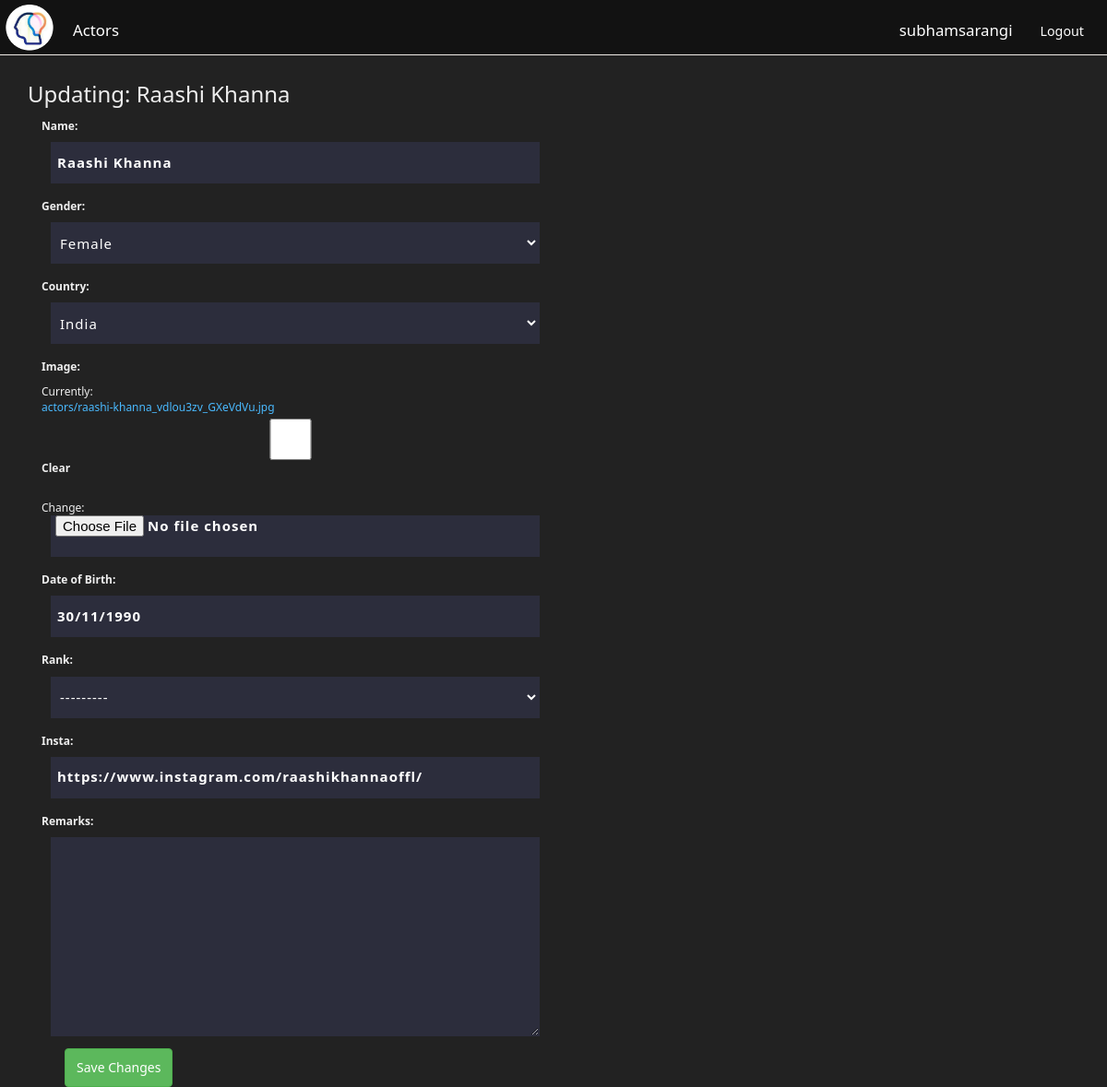
The page /actor/14/raashi-khanna_vdlou3zv/edit (signed in) on the database as committed earlier.
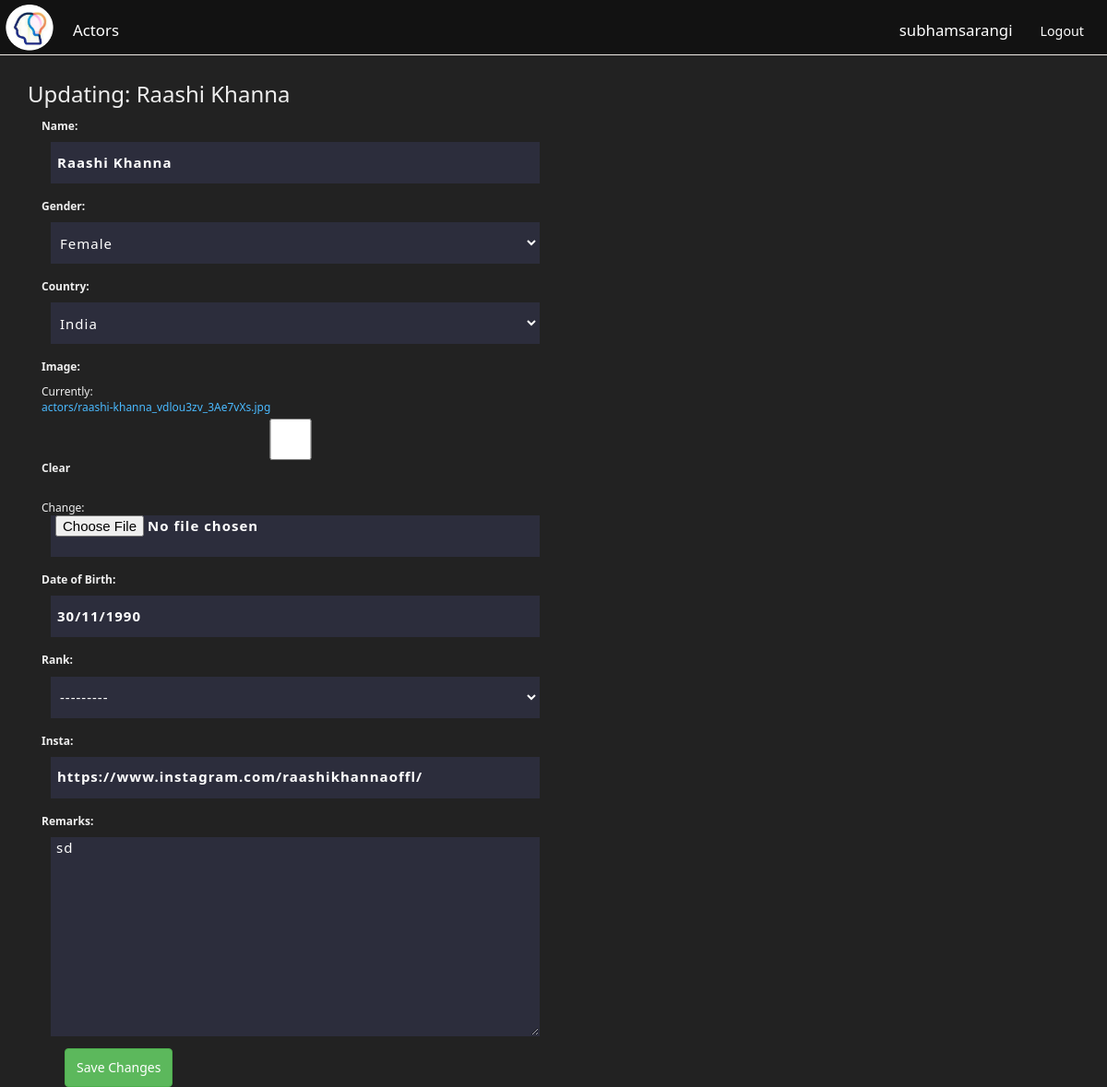
The same page on the database as committed later.
### things/models.py (models this page shows, shortened)
class Actor(models.Model):
    genders = (
		('f', 'Female'),
        ('m', 'Male'),
        ('o', 'Not Specified'),
    )
    def update_image_file(instance, filename):
        ext = filename.split('.')[-1]
        filename = "%s.%s" % (instance.slug, ext)
        return os.path.join('actors', filename)
    owner           =models.ForeignKey(User)
    name            =models.CharField(max_length=50, blank=False, validators=[alphanumspacedash])
    gender          =models.CharField(choices=genders, blank=False, max_length=12, default='o')
    country         =CountryField(blank_label='(select country)')
    image           =models.ImageField(upload_to=update_image_file, blank=True, null=True)
    dob             =models.DateField(blank=False, default='01/01/89')
    rank            =models.CharField(choices=top_five, blank=True, null=True, max_length=12)
    insta           =models.URLField(max_length=200, blank=True, null=True)
    remarks         =models.TextField(blank=True, null=True)
    slug            =models.SlugField(blank=True, null=True)
    timestamp       =models.DateTimeField(auto_now_add=True)
    updated         =models.DateTimeField(auto_now=True)
    class Meta:
        ordering = ('name',)

### things/views.py (the view)
# urls.py: url(r'^actor/(?P<pk>\d+)/(?P<slug>[\w-]+)/edit$', views.ActorUpdateView.as_view(), name='edit_actor'),
class ActorUpdateView(LoginRequiredMixin, UpdateView):
    form_class=ActorUpdateForm
    template_name='things/form.html'
    def get_context_data(self, *args, **kwargs):
        ctx = super(ActorUpdateView, self).get_context_data(*args, **kwargs)
        name = self.get_object().name
        ctx['formtitle'] = 'Updating: {}'.format(name)
        ctx['formbutton'] = 'Save Changes'
        return ctx
    def get_queryset(self):
        if not self.request.user.is_authenticated:
            raise Http404
        return Actor.objects.filter(owner=self.request.user)

### things/forms.py
class ActorUpdateForm(forms.ModelForm):
    class Meta:
        model = Actor
        exclude = ['owner', 'slug', 'timestamp', 'updated',]
        labels = {
            'dob': ('Date of Birth'),
        }
        widgets = {
            'dob': forms.DateInput(attrs={'class':'datepicker'}),
        }

### things/templates/things/form.html (shortened to what this page needs)
{%extends "base.html"%}
{%block loadcss%}
<link rel="stylesheet" href="https://cdnjs.cloudflare.com/ajax/libs/jqueryui/1.12.1/jquery-ui.min.css" />
{%endblock loadcss%}
{%block content%}
<h3>{{ formtitle | safe }}</h3>
<form class="col-xs-12 col-md-6" method="POST" enctype="multipart/form-data">
  {{ form.as_p }}
  <div class="col-xs-12">
    <button class="btn btn-success" type="Submit">
      {{ formbutton | safe }}
    </button>
  </div>
</form>
{%endblock content%}

Rows that differ between the two databases and show on the page:
changed Actor "Raashi Khanna": remarks (not shown) → "sd"
Other text that changed with them:
text no longer shown: "Name: Gender: Country: Image: Currently: actors/raashi-khanna_vdlou3zv_GXeVdVu.jpg Clear Change: Date of Birth: Rank: Insta: Remarks:"
text now shown: "Name: Gender: Country: Image: Currently: actors/raashi-khanna_vdlou3zv_3Ae7vXs.jpg Clear Change: Date of Birth: Rank: Insta: Remarks:"
